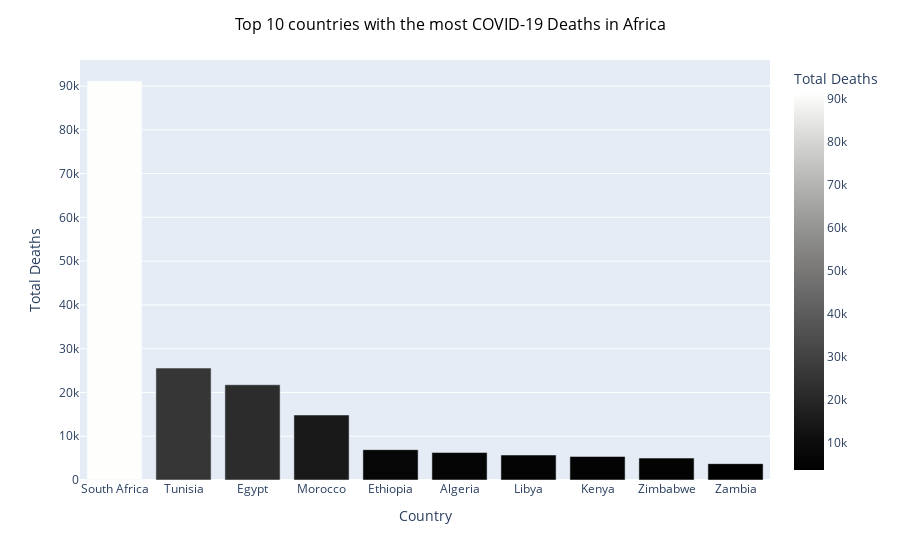

Notebook cell for this chart:
### Code cell
df1 = df.sort_values(by = ['Total Deaths'],ascending = False).reset_index().head(10)

fig = px.bar(df1, x= 'Country', 
             y ='Total Deaths', 
             color = 'Total Deaths',
             color_continuous_scale = 'gray')

fig.update_layout(title = 'Top 10 countries with the most COVID-19 Deaths in Africa',
                  title_x = 0.5,
                  title_font = dict(size = 16, color = 'Black'))
fig.show()

### Figure 1 — Plotly figure (JSON) as saved in the notebook; plotly's stock layout.template omitted (floating-point values rounded to 4 significant figures)
{"data": [{"alignmentgroup": "True", "hovertemplate": "Country=%{x}<br>Total Deaths=%{marker.color}<extra></extra>", "legendgroup": "", "marker": {"color": [91145, 25569, 21752, 14849, 6937, 6276, 5710, 5378, 5004, 3734], "coloraxis": "coloraxis", "pattern": {"shape": ""}}, "name": "", "offsetgroup": "", "orientation": "v", "showlegend": false, "textposition": "auto", "type": "bar", "x": ["South Africa", "Tunisia", "Egypt", "Morocco", "Ethiopia", "Algeria", "Libya", "Kenya", "Zimbabwe", "Zambia"], "xaxis": "x", "y": [91145, 25569, 21752, 14849, 6937, 6276, 5710, 5378, 5004, 3734], "yaxis": "y"}], "layout": {"barmode": "relative", "coloraxis": {"colorbar": {"title": {"text": "Total Deaths"}}, "colorscale": [[0, "rgb(0, 0, 0)"], [0.09091, "rgb(16, 16, 16)"], [0.1818, "rgb(38, 38, 38)"], [0.2727, "rgb(59, 59, 59)"], [0.3636, "rgb(81, 80, 80)"], [0.4545, "rgb(102, 101, 101)"], [0.5455, "rgb(124, 123, 122)"], [0.6364, "rgb(146, 146, 145)"], [0.7273, "rgb(171, 171, 170)"], [0.8182, "rgb(197, 197, 195)"], [0.9091, "rgb(224, 224, 223)"], [1, "rgb(254, 254, 253)"]]}, "legend": {"tracegroupgap": 0}, "margin": {"t": 60}, "title": {"font": {"color": "Black", "size": 16}, "text": "Top 10 countries with the most COVID-19 Deaths in Africa", "x": 0.5}, "xaxis": {"anchor": "y", "domain": [0, 1], "title": {"text": "Country"}}, "yaxis": {"anchor": "x", "domain": [0, 1], "title": {"text": "Total Deaths"}}}}
